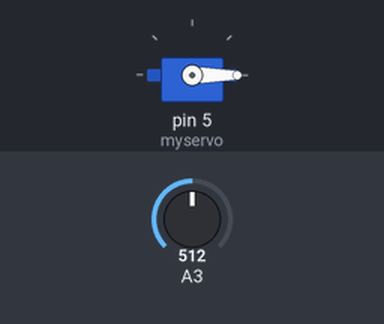
The sketch below on a simulated Arduino Uno, built with avr-gcc and run on an emulated ATmega328P. Shown: servo. Inputs (shaded band) come from the test bench; at power-on: A3 = 512.

Above: at 1.2 s.
1.3 s: A3 set to 900
At 2.2 s:
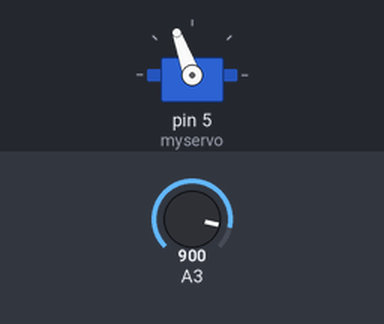
2.8 s: A3 set to 1023
At 3.4 s:
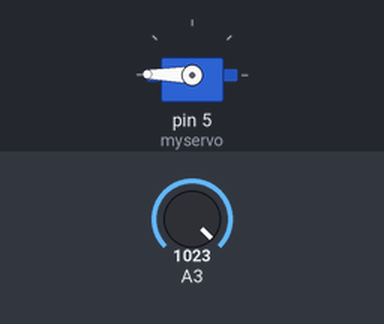
4.3 s: A3 set to 511
At 4.7 s:
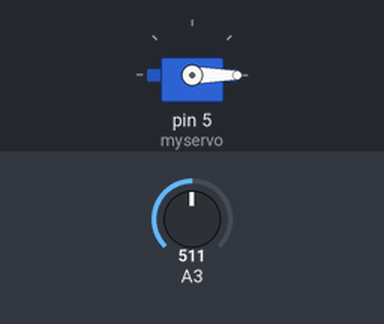
Timing chart, 0 to 7.3 s (numbered marks = the images above; inputs shaded):
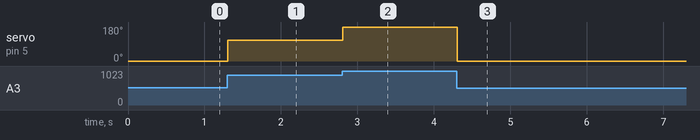

The sketch:

Servo_LDR.pde
```cpp
// Controlling a servo position using a potentiometer (variable resistor)
// by Michal Rinott <http://people.interaction-ivrea.it/m.rinott>

#include <Servo.h>

Servo myservo;  // create servo object to control a servo

int potpin = 0;  // analog pin used to connect the potentiometer
int val;    // variable to read the value from the analog pin

void setup()
{
  myservo.attach(5);  // attaches the servo on pin 9 to the servo object
}

void loop()
{
  val = analogRead(3);            // reads the value of the potentiometer (value between 0 and 1023)
  val = map(val, 700, 1023, 0, 179);     // scale it to use it with the servo (value between 0 and 180)
  myservo.write(val);                  // sets the servo position according to the scaled value
  delay(100);                           // waits for the servo to get there
}
```

Measured:
- after the input at 1.3 s, servo on pin 5 (myservo): 0° → 110° at once
- after the input at 2.8 s, servo on pin 5 (myservo): 110° → 179° at once
- after the input at 4.3 s, servo on pin 5 (myservo): 179° → 0° at once
